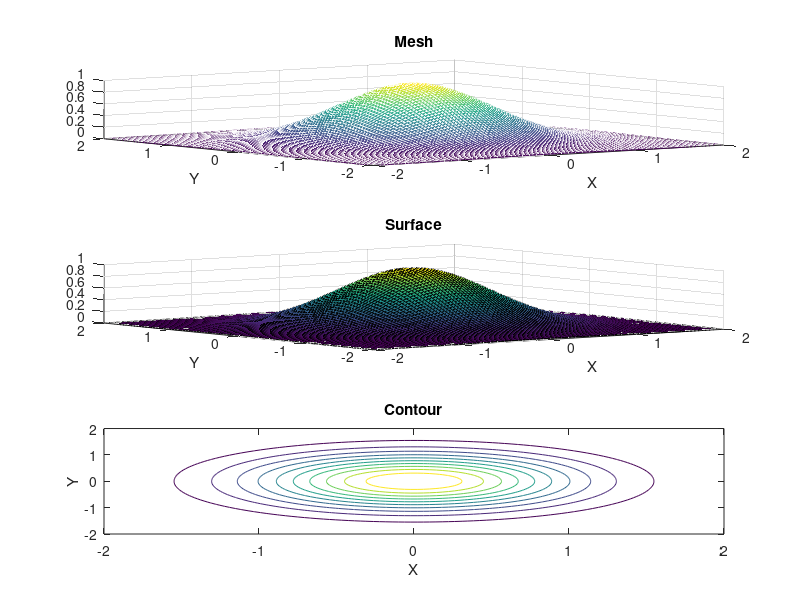

Recreate this plot in MATLAB.
%{
    Mesh, Surface and contour subplots
%}

%% default
clc; clear; close all;

x = linspace(-2,2,100);
y = linspace(-2,2,100);
[X,Y] = meshgrid(x,y);
Z = exp(-(X.^2 + Y.^2));

%% plotting mesh, surface and contour
subplot(3,1,1);
mesh(X,Y,Z);
xlabel('X'),ylabel('Y'),title('Mesh');

subplot(3,1,2);
surf(X,Y,Z);
xlabel('X'),ylabel('Y'),title('Surface');

subplot(3,1,3);
contour(x,y,Z);
xlabel('X'),ylabel('Y'),title('Contour');